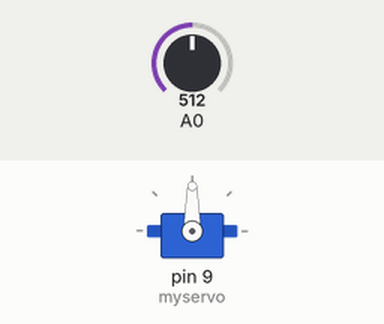
A sketch run on a simulated Arduino Uno, built with avr-gcc and run on an emulated ATmega328P. Shown: servo. The inputs (shaded band) are chosen by the test bench; at power-on: A0 = 512.

Above: at 1.2 s.
1.3 s: A0 set to 257
2.8 s: A0 set to 238
At 2.95 s:
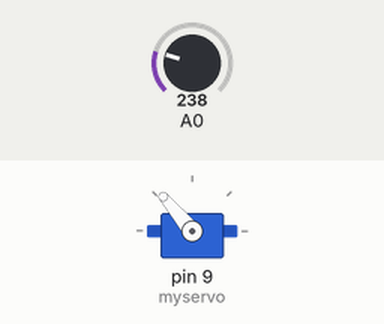
5.8 s: A0 set to 260
At 6.8 s:
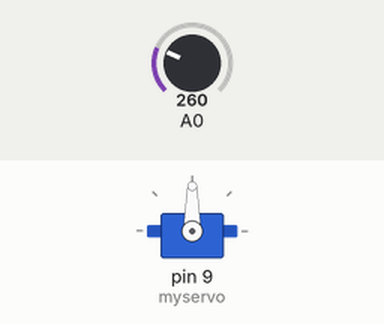
7.3 s: A0 set to 240
At 7.45 s:
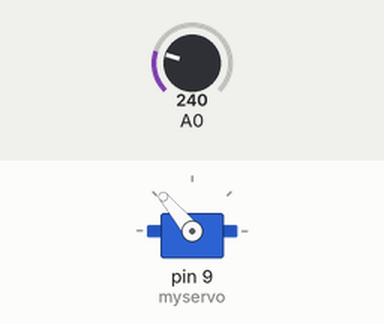
Timing chart, 0 to 11.3 s (numbered marks = the images above; inputs shaded):
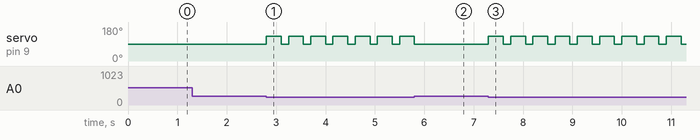

Measured:
- the behaviour switches between 250 and 249 on A0 (found by bisection; images 0 and 1)
- after the input at 1.3 s, every drawn part: stays the same
- after the input at 2.8 s, servo on pin 9 (myservo): alternates 130° for 0.30 s and 90° for 0.15 s, starting at once
- after the input at 5.8 s, servo on pin 9 (myservo): goes on until 5.8 s, then stays 90°
- after the input at 7.3 s, servo on pin 9 (myservo): alternates 130° for 0.30 s and 90° for 0.15 s, starting at once

The sketch:

ldr_servo.ino
```cpp
#include<Servo.h>

Servo myservo;

void setup()
{
  myservo.attach(9);
  myservo.write(90);
}

void loop()
{
  int a = analogRead(A0);

  if (a < 250)
  {
    myservo.write(130);
    delay(300);
    myservo.write(90);
    delay(150);
  }
}
```
